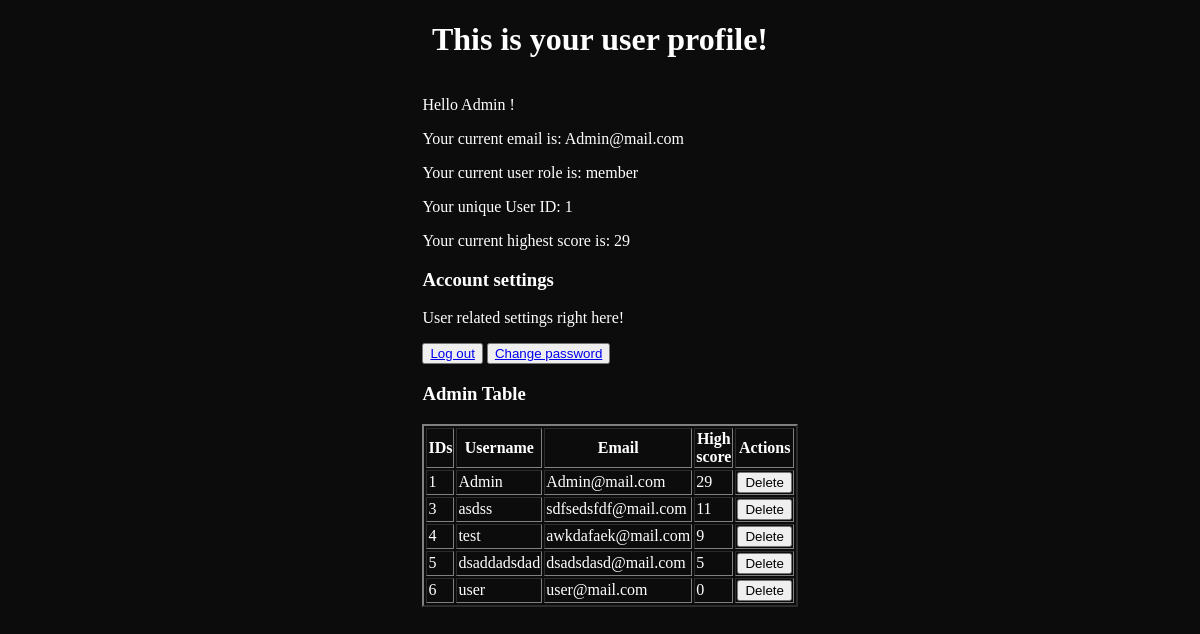
The app's page /profile (signed in) with its own data.
### website/models.py (models this page shows, shortened)
class User(db.Model, UserMixin):
    id = db.Column(db.Integer, primary_key=True)
    email = db.Column(db.String(150), unique=True)# you MUST specify how long the string should be
    password = db.Column(db.String(150), unique=True)
    username = db.Column(db.String(150))
    role = db.Column(db.String(50), default='member')
    highest_score = db.Column(db.Integer, default=0)

### website/auth.py (the view)
@auth.route('/profile')
@login_required
def user_profile():
    users = get_all_users()
    return render_template("profile.html", users=users, user=current_user)

### website/__init__.py (called while the page is built)
def create_app():
    app = Flask(__name__) #name of the file that was ran, init flask
    app.config['SECRET_KEY'] = 'sdjofjsdfjsdvnsvronvonv' #secure cookie data do not share (shush)
    app.config['SQLALCHEMY_DATABASE_URI'] = f'sqlite:///{DB_NAME}'
    db.init_app(app)
    from .views import views
    from .auth import auth
    from flask_login import LoginManager
    app.register_blueprint(views, url_prefix='/')
    app.register_blueprint(auth, url_prefix='/') #lasam asa fara prefix
    from .models import User, Note
    login_manager = LoginManager()
    login_manager.login_view = 'auth.login'
    login_manager.init_app(app)
    @login_manager.user_loader
    def load_user(id):
        return User.query.get(int(id)) #checks for the primary key
    create_database(app) #call the function
    return app

### website/auth.py (called while the page is built)
def get_all_users():
    users = User.query.all()
    return users

### website/templates/profile.html (shortened to what this page needs)
<!DOCTYPE html>
<html lang="en">
<head>
    <link href="static/styles.css" rel="stylesheet">
</head>
<body style="color: white;">
    <h1 style="text-align: center;">This is your user profile!</h1>
    <div class="flexbox">
        <div class="center-block">
            <p>Hello {{ current_user.username }} !</p>
            <p>Your current email is: {{ current_user.email }}</p>
            <p>Your current user role is: {{ current_user.role }}</p>
            <p>Your unique User ID: {{ current_user.id }}</p>
            <p>Your current highest score is: {{ current_user.highest_score }}</p>
            <h3>Account settings</h2>
            <p>User related settings right here!</p>
            <button><a id="logout" href="/logout">Log out</a></button>
            <button><a href="/change-password">Change password</a></button>
            <div class="adminstuff">
            {% if current_user.id == 1 %}
            <h3>Admin Table</h2>
            <table border="2">
                <tr>
                    <th>IDs</th>
                    <th>Username</th>
                    <th>Email</th>
                    <th>High score</th>
                    <th>Actions</th>
                </tr>
                {% for user in users %}
                <tr>
                    <td>{{ user.id }}</td>
                    <td>{{ user.username }}</td>
                    <td>{{ user.email }}</td>
                    <td>{{ user.highest_score }}</td>
                    <td><button>Delete</button></td>
                </tr>
                {% endfor %}
            {% endif %}
            </table>
            </div>
        </div>
    </div>
</body>
</html>

### website/static/styles.css (style rules this page uses)
body { background-image: url('leBG.png'); background-repeat: no-repeat; background-attachment: fixed; background-size: cover; font-family: 'Fixedsys'; }

### website/templates/profile.html (style rules this page uses)
.flexbox { display: flex; }
.center-block { width: 30%; margin-left: auto; margin-right: auto; }

### records on screen
User: username "Admin", email "Admin@mail.com", role "member", id "1", highest_score "29"
User: id "3", username "asdss", email "sdfsedsfdf@mail.com", highest_score "11"
User: id "4", username "test", email "awkdafaek@mail.com", highest_score "9"
User: id "5", username "dsaddadsdad", email "dsadsdasd@mail.com", highest_score "5"
User: id "6", username "user", email "user@mail.com", highest_score "0"
